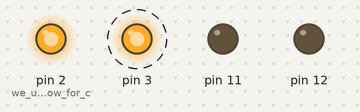
A sketch run on a simulated Arduino Uno, built with avr-gcc and run on an emulated ATmega328P. Shown: output pins drawn as LEDs (lit = HIGH). Dashed ring = blinking.

Above: at 0.5 s.
Timing chart, 0 to 3.0 s (numbered marks = the images above):
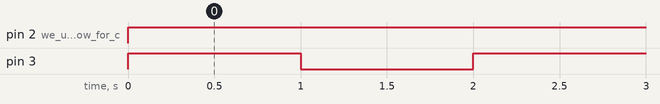

The sketch:

Arduino_00_switch_line.ino
```cpp
void setup() {
  digitalWrite(11, LOW);  //we change pinMode on cathod to control current
  digitalWrite(12, LOW);

  pinMode(2, OUTPUT); //we use High and Low for common cathod
  pinMode(3, OUTPUT);
}

void loop() {
  digitalWrite(2, HIGH);
  digitalWrite(3, HIGH);
  pinMode(11, OUTPUT);
  pinMode(12, INPUT);
  delay(1000);

  digitalWrite(2, HIGH);
  digitalWrite(3, LOW);
  pinMode(11, INPUT);
  pinMode(12, OUTPUT);
  delay(1000);
}
```

Measured:
- by itself, pin 2 (we_use_High_and_Low_for_c): LOW → HIGH at 0.00 s
- by itself, pin 3: alternates HIGH for 1.0 s and LOW for 1.0 s
